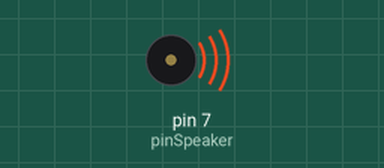
Bench run of a sketch on a simulated Arduino Uno, built with avr-gcc and run on an emulated ATmega328P. Shown: buzzer (waves = sounding). Random numbers use the default seed unless the sketch sets one.

Above: at 0.1 s.
Timing chart, 0 to 40.0 s (numbered marks = the images above):
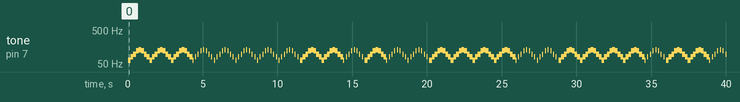

Measured:
- by itself, tone on pin 7 (pinSpeaker): plays 65 Hz for 0.18 s, 82 Hz for 0.18 s, 98 Hz for 0.18 s, 123 Hz for 0.18 s, 130 Hz for 0.18 s, 123 Hz for 0.18 s … (223 notes in this stretch)

The sketch:

if_11.ino
```cpp
int pinSpeaker = 7;
int delayTime = 180;
int dur;

void setup()
{

}

void loop()
{
  int coinToss = random(0, 2);

  if (coinToss == 0)
  {
    dur = 40;
  }
  else
  {
    dur = 180;
  }

//  same as:
//  if (coinToss == 1)
//  {
//    dur = 180;
//  }

  tone(pinSpeaker,65, dur);
  delay(delayTime);
  tone(pinSpeaker,82, dur);
  delay(delayTime);
  tone(pinSpeaker,98, dur);
  delay(delayTime);
  tone(pinSpeaker,123, dur);
  delay(delayTime);
  tone(pinSpeaker,130, dur);
  delay(delayTime);
  tone(pinSpeaker,123, dur);
  delay(delayTime);
  tone(pinSpeaker,98, dur);
  delay(delayTime);
  tone(pinSpeaker,82, dur);
  delay(delayTime);
}
```
